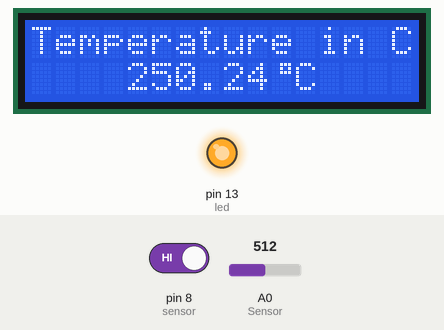
Simulated run of this sketch. Board: Arduino Uno, built with avr-gcc and run on an emulated ATmega328P. On the bench: 16×2 character LCD, output pins drawn as LEDs (lit = HIGH). The inputs (shaded band) are chosen by the test bench; at power-on: pin 8 (sensor) HIGH, A0 (Sensor) = 512. What the sketch prints to the serial monitor is not drawn.

Above: at 5.2 s.
5.3 s: pin 8 (sensor) driven LOW
At 7.3 s:
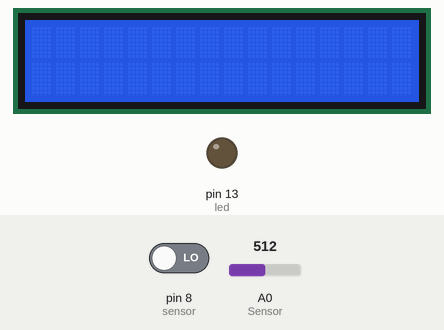
7.6 s: pin 8 (sensor) driven HIGH
At 8.7 s:
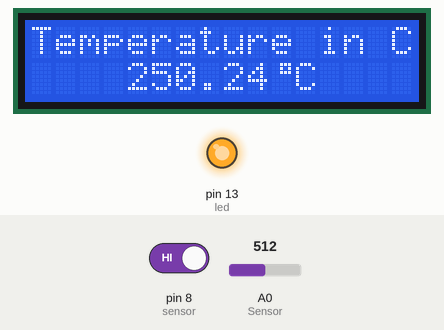
9.1 s: A0 (Sensor) set to 716
At 10.2 s:
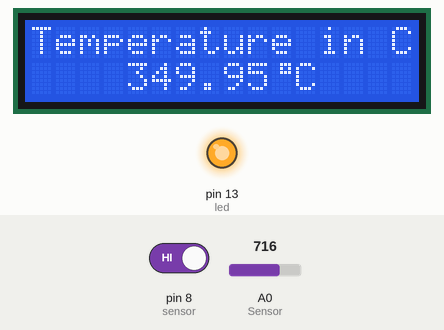
11.1 s: A0 (Sensor) set to 900
At 12.9 s:
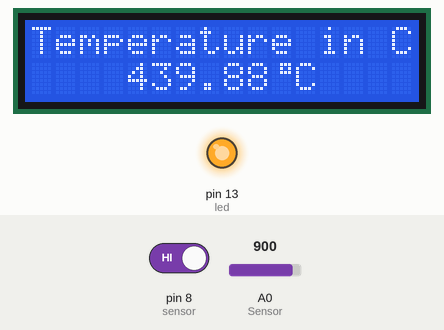
13.2 s: A0 (Sensor) set to 1023
At 14.5 s:
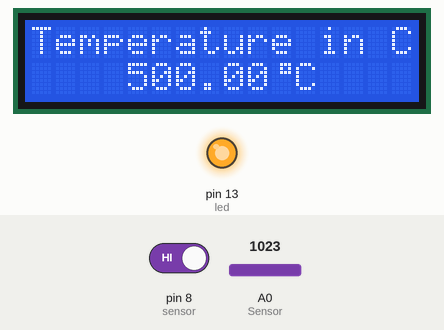
Timing chart, 0 to 16.2 s (numbered marks = the images above; inputs shaded):
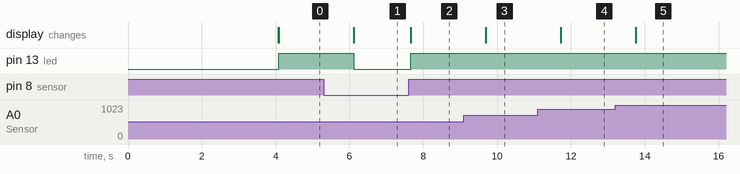

Measured:
- after the input at 5.3 s, pin 13 (led): HIGH → LOW after 0.82 s; the display: changes after 0.82 s (image 1)
- after the input at 7.6 s, pin 13 (led): LOW → HIGH after 0.06 s; the display: changes after 0.06 s (image 2)
- after the input at 9.1 s, the display: changes after 0.59 s (image 3)
- after the input at 11.1 s, the display: changes after 0.62 s (image 4)
- after the input at 13.2 s, the display: changes after 0.55 s (image 5)

The sketch:

digital_thermometre.ino
```cpp
#include<LiquidCrystal.h>
LiquidCrystal lcd(7,6,5,4,3,2);
int led = 13;
int sensor = 8;              // the pin that the sensor is atteched to
int val = 0;                 // variable to store the sensor status (value)

const int Sensor = A0;
byte degree_symbol[8] =
              {
                0b00111,
                0b00101,
                0b00111,
                0b00000,
                0b00000,
                0b00000,
                0b00000,
                0b00000
              };
void setup()
{
  pinMode(Sensor, INPUT);
  lcd.begin(16,2);
  lcd.createChar(1, degree_symbol);
  lcd.setCursor(0,0);
  lcd.print("    Digital    ");
  lcd.setCursor(0,1);
  lcd.print("  Thermometer   ");
  delay(4000);
  lcd.clear();
   pinMode(led, OUTPUT);
  pinMode(sensor, INPUT);
  Serial.begin(9600);
}
void loop()
{

     float temp_reading=analogRead(Sensor);
     float temperature=temp_reading*(5.0/1023.0)*100;
     delay(10);

    lcd.clear();
    lcd.setCursor(0,0);


 val = digitalRead(sensor);   // read sensor value
  if (val == LOW) {           // check if the sensor is HIGH
    digitalWrite(led, LOW);   // turn LED ON
    delay(500);                // delay 500 milliseconds
  }
    else {
      Serial.println("Motion detected!");
      lcd.print("Temperature in C");
    lcd.setCursor(4,1);
    lcd.print(temperature);
    lcd.write(1);
    lcd.print("C");
    digitalWrite(led, HIGH);
    delay(1000);

    }
  }
```
